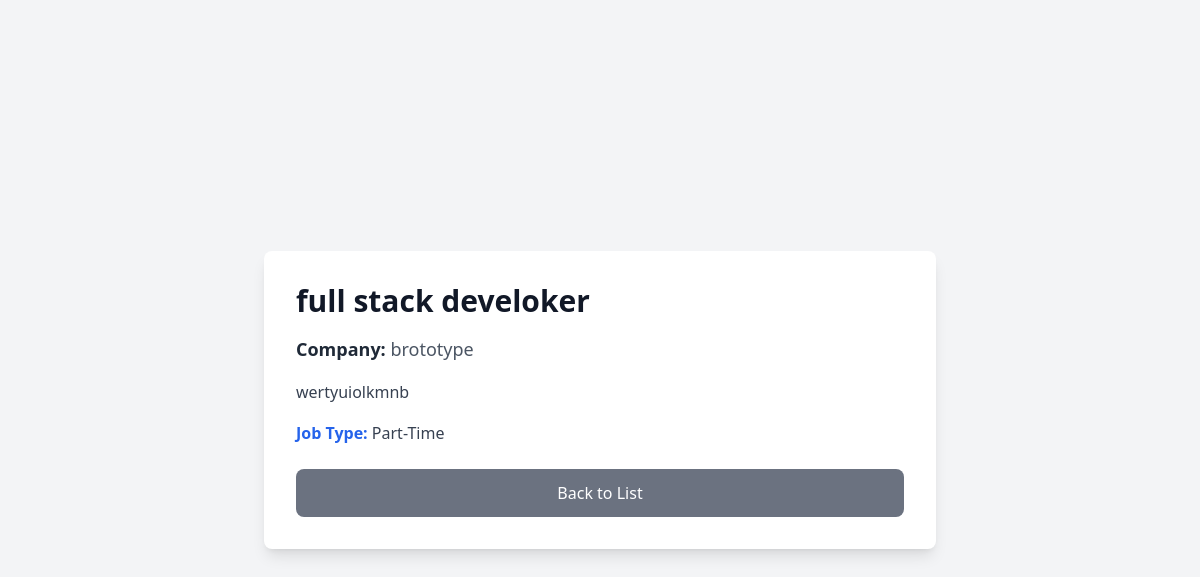
Page /job_post_detail/5/ on the earlier database version.
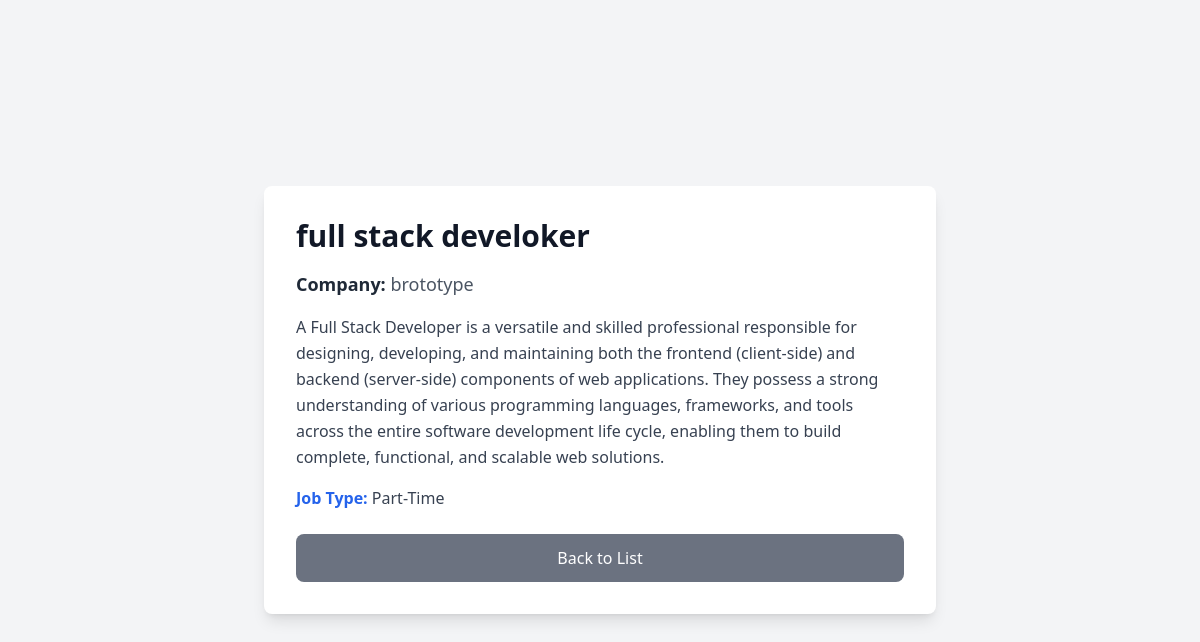
Same page on the later database version.
### myapp/models.py (models this page shows, shortened)
class JobPost(models.Model):
    job_name = models.CharField(max_length=100,default="Unnamed Job")
    company = models.CharField(max_length=255)
    description = models.TextField(blank=True)  # Changed to TextField
    job_type = models.CharField(
        max_length=100,
        choices=[("FT", "Full-Time"), ("PT", "Part-Time"),("IS", "Intern-Ship"),("RT", "Remote-Job")],
        default=4  # Added default value
    )
    company_website = models.URLField(blank=True, null=True)  # New field for company site link

### myapp/views.py (the view)
# urls.py: path('job_post_detail/<int:job_id>/',job_post_detail, name='jobpost_detail'),
def job_post_detail(request, job_id):
    job = get_object_or_404(JobPost, id=job_id)
    return render(request, 'jobpost_detail.html', {'job': job})

### templates/jobpost_detail.html (shortened to what this page needs)
{% extends "home.html" %}
{% block content %}
<section class="min-h-screen flex items-center justify-center bg-gray-100 dark:bg-gray-900 px-6 py-12">
    <div class="max-w-2xl w-full bg-white dark:bg-gray-800 rounded-lg shadow-lg p-8">
        <h1 class="text-3xl font-extrabold text-gray-900 dark:text-white mb-4">
            {{ job.job_name }}
        </h1>
        <p class="text-lg font-medium text-gray-600 dark:text-gray-300">
            <span class="text-gray-800 dark:text-gray-200 font-semibold">Company:</span> {{ job.company }}
        </p>
        <p class="mt-4 text-gray-700 dark:text-gray-300 leading-relaxed">
            {{ job.description }}
        </p>
        <p class="mt-4 text-gray-700 dark:text-gray-300">
            <span class="font-semibold text-blue-600 dark:text-blue-400">Job Type:</span> {{ job.get_job_type_display }}
        </p>
        <div class="mt-6 flex flex-wrap gap-4">
            <a href="{% url 'jobpost_list' %}"
                class="flex-1 text-center bg-gray-500 text-white font-medium px-6 py-3 rounded-lg hover:bg-gray-600 transition duration-300">
                Back to List
            </a>
        </div>
    </div>
</section>
{% endblock %}

Differences in the rows shown:
changed JobPost "full stack develoker": description "wertyuiolkmnb" → "A Full Stack Developer is a versatile and skilled professional responsible for designing, developing, and maintaining both the frontend (client-side) and backend (server-side) components of web applications. They possess a strong understanding of various programming languages, frameworks, and tools across the entire software development life cycle, enabling them to build complete, functional, and scalable web solutions."
